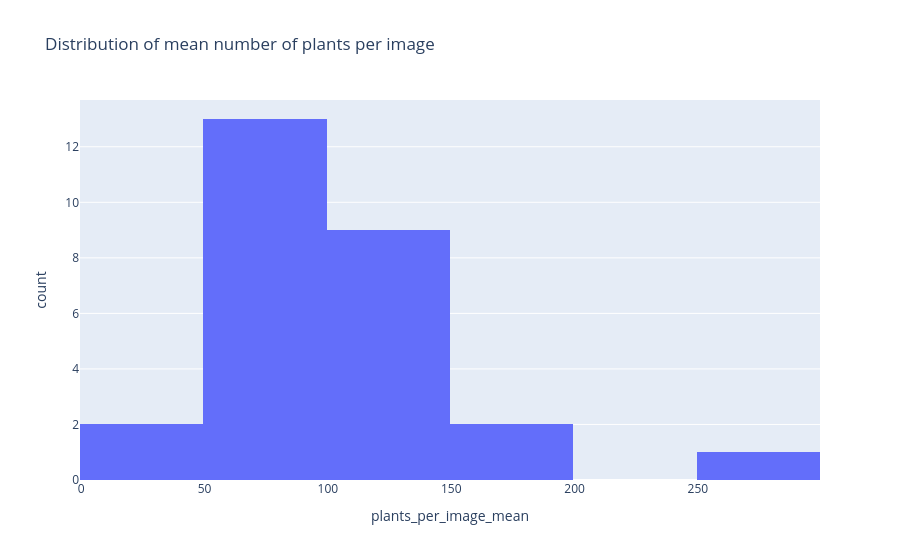
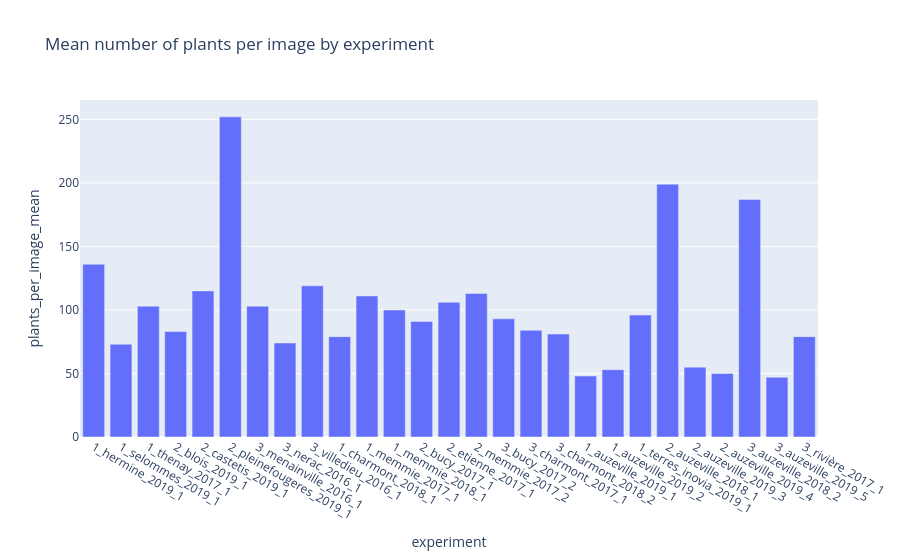

The code cell stored with these charts, in order, in its notebook:
### Code cell
# Display some of the caracteristics of the dataset with plotly

import plotly.express as px

fig = px.histogram(
    summary_df,
    x="plants_per_image_mean",
    nbins=10,
    title="Distribution of mean number of plants per image",
)

fig.show()

fig = px.bar(
    summary_df,
    x="experiment",
    y="plants_per_image_mean",
    title="Mean number of plants per image by experiment",
)

fig.show()

### Figure 1 — Plotly figure (JSON) as saved in the notebook; plotly's stock layout.template omitted (floating-point values rounded to 4 significant figures)
{"data": [{"bingroup": "x", "hovertemplate": "plants_per_image_mean=%{x}<br>count=%{y}<extra></extra>", "legendgroup": "", "marker": {"color": "#636efa", "pattern": {"shape": ""}}, "name": "", "nbinsx": 10, "orientation": "v", "showlegend": false, "type": "histogram", "x": [136.0, 73.0, 103.0, 83.0, 115.0, 252.0, 103.0, 74.0, 119.0, 79.0, 111.0, 100.0, 91.0, 106.0, 113.0, 93.0, 84.0, 81.0, 48.0, 53.0, 96.0, 199.0, 55.0, 50.0, 187.0, 47.0, 79.0], "xaxis": "x", "yaxis": "y"}], "layout": {"barmode": "relative", "legend": {"tracegroupgap": 0}, "title": {"text": "Distribution of mean number of plants per image"}, "xaxis": {"anchor": "y", "domain": [0, 1], "title": {"text": "plants_per_image_mean"}}, "yaxis": {"anchor": "x", "domain": [0, 1], "title": {"text": "count"}}}}

### Figure 2 — Plotly figure (JSON) as saved in the notebook; plotly's stock layout.template omitted (floating-point values rounded to 4 significant figures)
{"data": [{"hovertemplate": "experiment=%{x}<br>plants_per_image_mean=%{y}<extra></extra>", "legendgroup": "", "marker": {"color": "#636efa", "pattern": {"shape": ""}}, "name": "", "orientation": "v", "showlegend": false, "textposition": "auto", "type": "bar", "x": ["1_hermine_2019_1", "1_selommes_2019_1", "1_thenay_2017_1", "2_blois_2019_1", "2_castetis_2019_1", "2_pleinefougeres_2019_1", "3_menainville_2016_1", "3_nerac_2016_1", "3_villedieu_2016_1", "1_charmont_2018_1", "1_memmie_2017_1", "1_memmie_2018_1", "2_bucy_2017_1", "2_etienne_2017_1", "2_memmie_2017_2", "3_bucy_2017_2", "3_charmont_2017_1", "3_charmont_2018_2", "1_auzeville_2019_1", "1_auzeville_2019_2", "1_terres_inovia_2019_1", "2_auzeville_2018_1", "2_auzeville_2019_3", "2_auzeville_2019_4", "3_auzeville_2018_2", "3_auzeville_2019_5", "3_rivière_2017_1"], "xaxis": "x", "y": [136.0, 73.0, 103.0, 83.0, 115.0, 252.0, 103.0, 74.0, 119.0, 79.0, 111.0, 100.0, 91.0, 106.0, 113.0, 93.0, 84.0, 81.0, 48.0, 53.0, 96.0, 199.0, 55.0, 50.0, 187.0, 47.0, 79.0], "yaxis": "y"}], "layout": {"barmode": "relative", "legend": {"tracegroupgap": 0}, "title": {"text": "Mean number of plants per image by experiment"}, "xaxis": {"anchor": "y", "domain": [0, 1], "title": {"text": "experiment"}}, "yaxis": {"anchor": "x", "domain": [0, 1], "title": {"text": "plants_per_image_mean"}}}}
